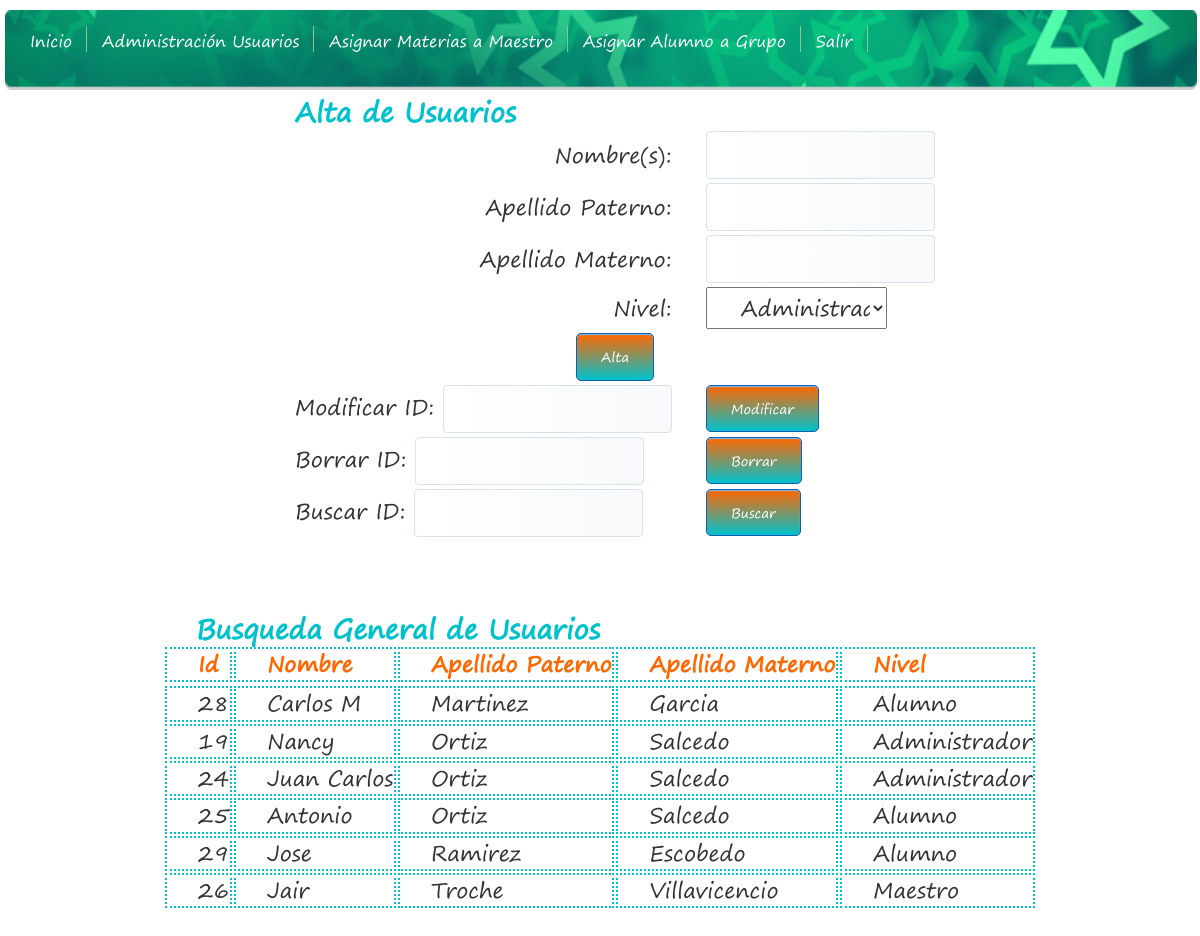
Page /TestUsuario.php on the committed database.
### tables this page shows
CREATE TABLE `usuario` (
  `id` int(11) NOT NULL AUTO_INCREMENT,
  `Nombre` varchar(100) NOT NULL,
  `ApellidoPaterno` varchar(100) NOT NULL,
  `ApellidoMaterno` varchar(100) NOT NULL,
  `Telefono` varchar(100) NOT NULL,
  `Calle` varchar(100) NOT NULL,
  `NumeroExterior` varchar(100) NOT NULL,
  `NumeroInterior` varchar(100) NOT NULL,
  `Colonia` varchar(100) NOT NULL,
  `Municipio` varchar(100) NOT NULL,
  `Estado` varchar(100) NOT NULL,
  `CP` varchar(100) NOT NULL,
  `Correo` varchar(100) NOT NULL,
  `username` varchar(100) NOT NULL,
  `password` varchar(100) NOT NULL,
  `Nivel` varchar(100) NOT NULL,
  `Estatus` int(11) NOT NULL,
  PRIMARY KEY (`id`)
);

### Usuario.php (the view, shortened to what this page needs)
<?php
class Usuario
{
        public function readUsuarioG()
		{
            $sql01 = "SELECT * FROM usuario WHERE estatus = 1 ORDER BY ApellidoPaterno ASC";
            $result01 = mysql_query($sql01)or die("Error $sql01");
            echo "<div>";
             echo "<center><table class='a_eTXTcontenido' id='usuarioc'>";
                echo "<tr><td colspan=5 align=center><strong><br><p class='a_eTXTsubtitle'> Busqueda General de Usuarios </p></strong></td></tr>";
                echo "<tr><td class='punteado'><span class='a_eTXTcontenido'>Id</span></td><td  class='punteado'><span class='a_eTXTcontenido'>Nombre</span></td><td class='punteado'><span class='a_eTXTcontenido'>Apellido Paterno</span></td><td class='punteado'><span class='a_eTXTcontenido'>Apellido Materno</span></td><td class='punteado'><span class='a_eTXTcontenido'>Nivel</span></td><tr>";
					while($field = mysql_fetch_array($result01))
					{
						$this->id = $field['id'];
						$this->Nombre = utf8_decode($field['Nombre']);
						$this->ApellidoPaterno = utf8_decode($field['ApellidoPaterno']);
						$this->ApellidoMaterno = utf8_decode($field['ApellidoMaterno']);
						$this->Nivel = $field['Nivel'];
						switch($this->Nivel)
						{
							case 1:
								$Nivel = "Administrador";
							break;
							case 2:
								$Nivel = "Maestro";
							break;
							case 3:
                            $Nivel = "Alumno";
							break;
						}
						echo "<tr><td class='punteado'>$this->id</td><td class='punteado'>$this->Nombre</td><td  class='punteado'>$this->ApellidoPaterno</td><td  class='punteado'>$this->ApellidoMaterno</td><td  class='punteado'>$Nivel</td></tr>";
					}
            echo "</table></center>";
            echo "</div>";
			echo"<br><br>";
        }
}

### header.php (shortened to what this page needs)
<html>
<head>
	<link href="style.css" rel="stylesheet" type="text/css" />
	<link rel="stylesheet" type="text/css" id="style" href="estilosDiseno.css"/>
</head>
<body>
<?php include ('menu.php')  ?>
<div id="actividad" class="actividad">

### menu.php
<center>
<div id="navigation" align='center'>
            <ul>
				<li><a href="index.php">Inicio</a></li>
                <li><a href="TestUsuario.php">Administraci&oacute;n Usuarios</a></li>
                <li><a href="TestMateria.php">Asignar Materias a Maestro</a></li>
                <li><a href="TestGrupo.php">Asignar Alumno a Grupo</a></li>
				<li><a href="logout.php">Salir</a></li>
            </ul>
</div>
</center>

### TestUsuario.php (shortened to what this page needs)
<?php
    require ('Usuario.php');
    require ('header.php');
    $usuario = new Usuario();
    echo "
        <div>
            <form name=alumno action=TestUsuario.php method=Post>
				<center>
				<table class='a_eTXTcontenido'>
					<tr><td colspan='2'><p class='a_eTXTsubtitle' align='center'>Alta de Usuarios</p></td></tr>
                    <tr> <td align='right'>Nombre(s):</td><td><input type=text name=nombre class='textbox'> </input></td> </tr>
                    <tr> <td align='right'>Apellido Paterno:</td><td><input type=text name=apellidop class='textbox'> </input></td> </tr>
                    <tr> <td align='right'>Apellido Materno:</td><td><input type=text name=apellidom class='textbox'> </input></td> </tr>
                    <tr><td align='right'>Nivel:</td><td><select name=nivel class='a_eTXTcontenido'>
                        <option value=1> Administrador</option>
                        <option value=2> Maestro</option>
                        <option value=3> Alumno</option>
                        </select></td></tr>
                    <tr><td colspan=2 align=center><input type=submit name=submit value=Alta class='boton'> </input></td></tr>
                    <tr><td>Modificar ID: <input type=text name=idm  class='textbox'></td><td><input type=submit name=submit value=Modificar class='boton'> </input></td></tr>
                    <tr><td>Borrar ID: <input type=text name=idb class='textbox'></td><td><input type=submit name=submit value=Borrar class='boton'> </input></td></tr>
                    <tr><td>Buscar ID: <input type=text name=idbuscar class='textbox'></td><td><input type=submit name=submit value=Buscar class='boton'> </input></td></tr>
                </table>
				</center>
            </form>
        </div>
    ";
    $usuario->readUsuarioG();
    require ('footer.php');
?>

### footer.php
</div>
</body>
</html>

### style.css (style rules this page uses)
#navigation { width: 100%; height: 10%; margin: 5px; background: url(images/navigation-bg.jpg) no-repeat; background-size: 100% 100%; }
#navigation ul { list-style: none; margin: 6px; padding: 0; }
#navigation ul li { display: inline; margin: 0px; }
#navigation ul li a { height:33px; display: block; float: left; padding: 17px 15px 0 15px; font-family:Segoe Print; color: #FFF; text-decoration: none; }

### estilosDiseno.css (style rules this page uses)
body { background-image: url("imgs/fondo1.png"); background-repeat: repeat; margin-left: 0px; margin-bottom: 0px; margin-top: 0px; background-attachment:absolute; height:100%; }
.actividad { width: 100%; height: 100%; margin-top : 0px; overflow-y: scroll; overflow-x: hidden; position: absolute; }
#navigation { width: 100%; height: 10%; background: url(images/navigation-bg.jpg) no-repeat; background-size: 100% 100%; }
#navigation ul { list-style: none; margin: 10px; padding: 0; }
#navigation ul li { display: inline; margin: 10px; }
#navigation ul li a { height:40px; display: block; padding: 17px 15px 0 15px; font-family:Segoe Print; color: #FFF; text-decoration: none; background: url(images/navigation-separator.png) no-repeat right center; }
@media screen and (min-height: 600px) { .a_eTXTsubtitle { font-family:Segoe Print; font-size:20pt; color:#00C2CC; font-weight:bold; text-align:left; } }
@media screen and (min-height: 600px) { .a_eTXTcontenido { font-family:Segoe Print; font-size:16pt; color:#333333; text-indent:30px; line-height:22pt; text-align:justify; } }
@media screen and (min-height: 600px) { span.a_eTXTcontenido { font-family:Segoe Print; color:#FF6700; font-weight:bold; } }
@media screen and (min-height: 600px) { .punteado { border-style: dotted; border-width: 2px; border-color: #00C2CC; } }
@media screen and (min-height: 600px) { .textbox { border: 1px solid #DBE1EB; font-size: 15px; font-family:Segoe Print; padding-left: 7px; padding-right: 7px; padding-top: 10px; padding-bottom: 10px; border-radius: 4px; -moz-border-radius: 4px; -webkit-border-radius: 4px; -o-border-radius: 4px; background: #FFFFFF; background: linear-gradient(left, #FFFFFF, #F7F9FA); background: -moz-linear-gradient(left, #FFFFFF, #F7F9FA); background: -webkit-linear-gradient(left, #FFFFFF, #F7F9FA); background: -o-linear-gradient(left, #FFFFFF, #F7F9FA); color: black; } }
@media screen and (min-height: 600px) { .boton { font-family:Segoe Print; background:#FF6700; background-image: -webkit-linear-gradient(top,#FF6700,#00C2CC); background-image: -moz-linear-gradient(top,#FF6700,#00C2CC); background-image: -o-linear-gradient(top,#FF6700,#00C2CC); background-image: linear-gradient(to bottom,#FF6700,#00C2CC); border: 1px solid #125CB5; -moz-border-radius: 5px; -webkit-border-radius: 5px; -o-border-radius: 5px; border-radius: 5px; -moz-box-shadow: 0 1px 1px #71C0FD inset; -webkit-box-shadow: 0 1px 1px #71C0FD inset; -o-box-shadow: 0 1px 1px #71C0FD inset; box-shadow: 0 1px 1px #71C0FD inset; padding: .8em 1.8em; color: white; font-weight:normal; text-decoration:none; } }
@media screen and (min-height: 600px) { li { margin-top:20px; } }

### rows in the picture
usuario: id "28", Nombre "Carlos M", ApellidoPaterno "Martinez", ApellidoMaterno "Garcia", Nivel "Alumno"
usuario: id "19", Nombre "Nancy", ApellidoPaterno "Ortiz", ApellidoMaterno "Salcedo", Nivel "Administrador"
usuario: id "24", Nombre "Juan Carlos", ApellidoPaterno "Ortiz", ApellidoMaterno "Salcedo", Nivel "Administrador"
usuario: id "25", Nombre "Antonio", ApellidoPaterno "Ortiz", ApellidoMaterno "Salcedo", Nivel "Alumno"
usuario: id "29", Nombre "Jose", ApellidoPaterno "Ramirez", ApellidoMaterno "Escobedo", Nivel "Alumno"
usuario: id "26", Nombre "Jair", ApellidoPaterno "Troche", ApellidoMaterno "Villavicencio", Nivel "Maestro"
